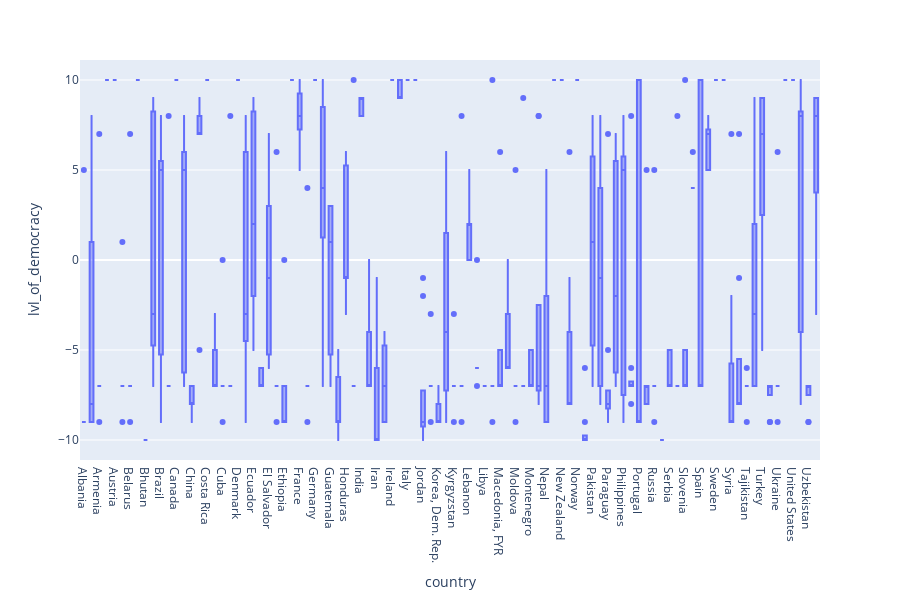

Here is the notebook cell this chart was saved with:
### Code cell
px.box(data, x="country", y='lvl_of_democracy').show()

### Figure 1 — Plotly figure (JSON) as saved in the notebook; plotly's stock layout.template omitted (floating-point values rounded to 4 significant figures; data arrays with more than 128 entries replaced by an {"elided": "..."} marker saying what was removed)
{"data": [{"alignmentgroup": "True", "hoverlabel": {"namelength": 0}, "hovertemplate": "country=%{x}<br>lvl_of_democracy=%{y}", "legendgroup": "", "marker": {"color": "#636efa"}, "name": "", "notched": false, "offsetgroup": "", "orientation": "v", "showlegend": false, "type": "box", "x": {"elided": "864 str values"}, "x0": " ", "xaxis": "x", "y": {"elided": "864 int values"}, "y0": " ", "yaxis": "y"}], "layout": {"boxmode": "group", "height": 600, "legend": {"tracegroupgap": 0}, "margin": {"t": 60}, "xaxis": {"anchor": "y", "domain": [0, 1], "title": {"text": "country"}}, "yaxis": {"anchor": "x", "domain": [0, 1], "title": {"text": "lvl_of_democracy"}}}}
